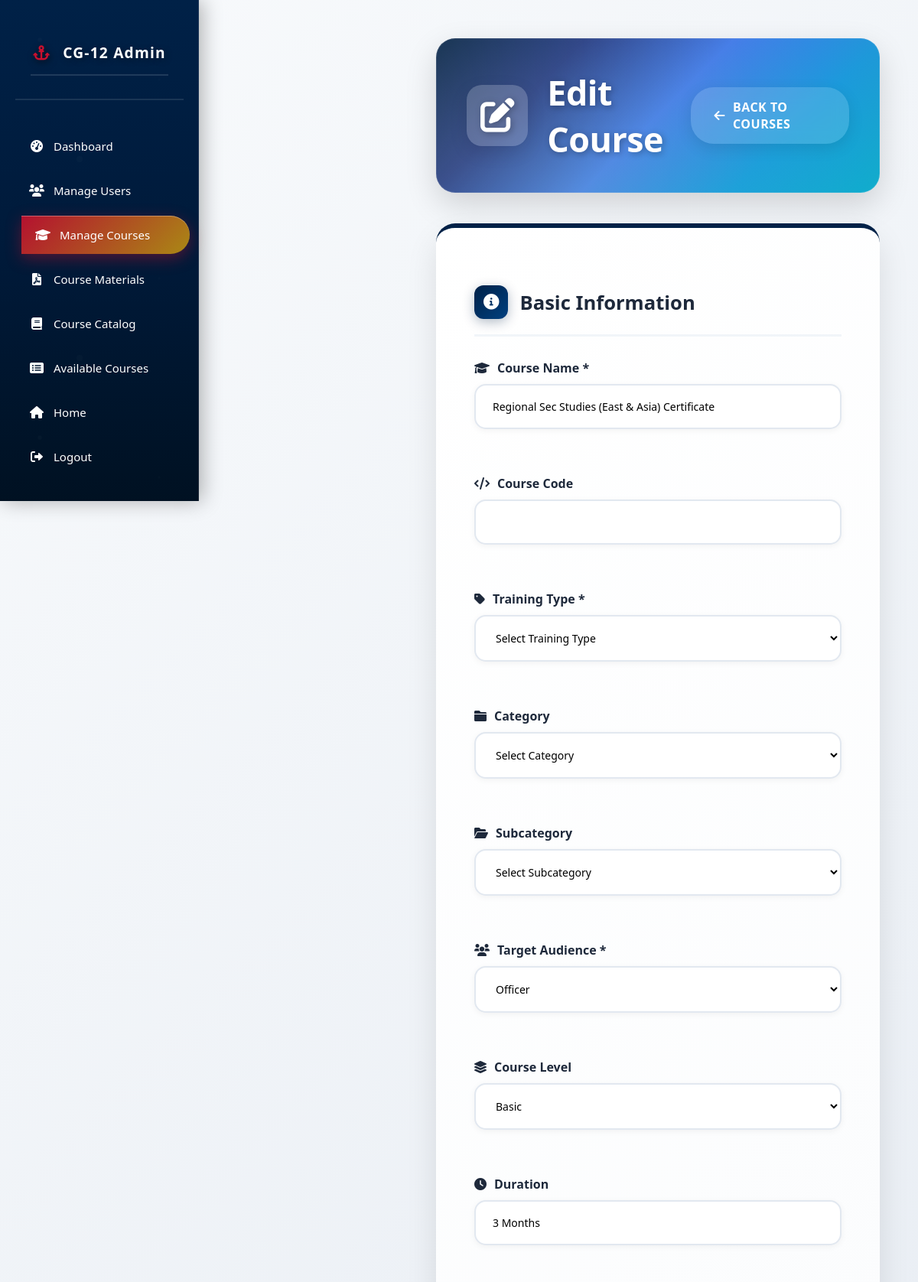
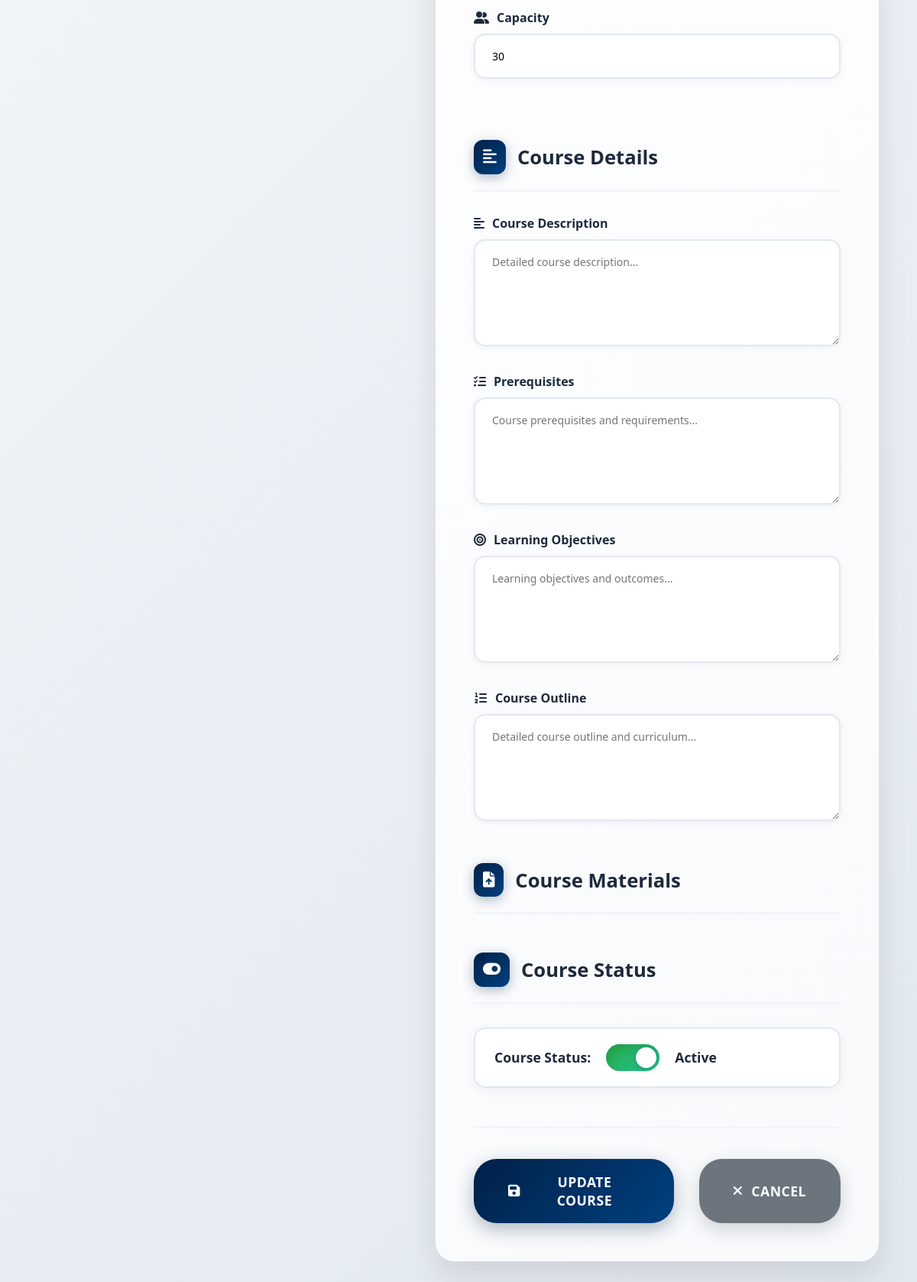
/edit-course-no-logo.php?id=21 (signed in), run on the app's committed database (2 pictures, top to bottom).
### tables this page shows
CREATE TABLE `courses` (
  `id` int(11) NOT NULL,
  `course_name` varchar(255) NOT NULL,
  `course_code` varchar(50) DEFAULT NULL,
  `training_type` enum('Local','Foreign','Unit') NOT NULL DEFAULT 'Local',
  `category` varchar(100) DEFAULT NULL,
  `subcategory` varchar(100) DEFAULT NULL,
  `target_audience` enum('Officer','Non-Officer','Both') NOT NULL DEFAULT 'Both',
  `course_level` enum('Basic','Intermediate','Advanced','Senior') DEFAULT 'Basic',
  `description` text DEFAULT NULL,
  `duration` varchar(100) DEFAULT NULL,
  `capacity` int(11) DEFAULT 30,
  `prerequisites` text DEFAULT NULL,
  `learning_objectives` text DEFAULT NULL,
  `course_outline` text DEFAULT NULL,
  `file_attachment` varchar(255) DEFAULT NULL,
  `status` enum('Active','Inactive','Pending') DEFAULT 'Active',
  `completion_status` enum('In Progress','Completed','Cancelled') DEFAULT NULL,
  `start_date` date DEFAULT NULL,
  `end_date` date DEFAULT NULL,
  `pass_date` date DEFAULT NULL,
  `instructor` varchar(255) DEFAULT NULL,
  `created_at` timestamp NOT NULL DEFAULT current_timestamp(),
  `updated_at` timestamp NOT NULL DEFAULT current_timestamp() ON UPDATE current_timestamp()
);

### edit-course-no-logo.php (the view, shortened to what this page needs)
<?php
include 'db.php';
$course_id = $_GET['id'];
$stmt = $conn->prepare("SELECT * FROM courses WHERE id = ?");
$stmt->bind_param("i", $course_id);
$stmt->execute();
$result = $stmt->get_result();
$course = $result->fetch_assoc();
?>
<!DOCTYPE html>
<html lang="en">
<head>
    <link rel="stylesheet" href="admin-style-enhanced.css">
    <link rel="stylesheet" href="https://cdnjs.cloudflare.com/ajax/libs/font-awesome/6.0.0/css/all.min.css">
</head>
<body>
    <div class="sidebar">
        <div class="sidebar-header">
            <h2><i class="fas fa-anchor"></i> CG-12 Admin</h2>
        </div>
        <ul>
            <li><a href="admin-dashboard-enhanced-v2.php"><i class="fas fa-tachometer-alt"></i> Dashboard</a></li>
            <li><a href="manage-users.html"><i class="fas fa-users"></i> Manage Users</a></li>
            <li><a href="manage-courses-enhanced.php" class="active"><i class="fas fa-graduation-cap"></i> Manage Courses</a></li>
            <li><a href="course-materials.php"><i class="fas fa-file-pdf"></i> Course Materials</a></li>
            <li><a href="course-catalog.php"><i class="fas fa-book"></i> Course Catalog</a></li>
            <li><a href="#available-courses"><i class="fas fa-list-alt"></i> Available Courses</a></li>
            <li><a href="index-improved.html"><i class="fas fa-home"></i> Home</a></li>
            <li><a href="logout.php"><i class="fas fa-sign-out-alt"></i> Logout</a></li>
        </ul>
    </div>
    <div class="main-content">
        <div class="edit-course-container">
            <div class="course-header">
                <div class="course-header-content">
                    <h1><i class="fas fa-edit"></i> Edit Course</h1>
                    <a href="manage-courses-enhanced.php" class="back-btn">
                        <i class="fas fa-arrow-left"></i> Back to Courses
                    </a>
                </div>
            </div>
            <div class="edit-form">
                <form method="POST" enctype="multipart/form-data">
                    <div class="form-section">
                        <h3><i class="fas fa-info-circle"></i> Basic Information</h3>
                        <div class="form-grid">
                            <div class="form-group">
                                <label for="course_name"><i class="fas fa-graduation-cap"></i> Course Name *</label>
                                <input type="text" id="course_name" name="course_name" required
                                       value="<?php echo htmlspecialchars($course['course_name']); ?>">
                            </div>
                            <div class="form-group">
                                <label for="course_code"><i class="fas fa-code"></i> Course Code</label>
                                <input type="text" id="course_code" name="course_code"
                                       value="<?php echo htmlspecialchars($course['course_code']); ?>">
                            </div>
                            <div class="form-group">
                                <label for="training_type"><i class="fas fa-tag"></i> Training Type *</label>
                                <select id="training_type" name="training_type" required onchange="toggleFileUpload()">
                                    <option value="">Select Training Type</option>
                                </select>
                            </div>
                            <div class="form-group">
                                <label for="category"><i class="fas fa-folder"></i> Category</label>
                                <select id="category" name="category" onchange="updateSubcategories()">
                                    <option value="">Select Category</option>
                                </select>
                            </div>
                            <div class="form-group">
                                <label for="subcategory"><i class="fas fa-folder-open"></i> Subcategory</label>
                                <select id="subcategory" name="subcategory">
                                    <option value="">Select Subcategory</option>
                                </select>
                            </div>
                            <div class="form-group">
                                <label for="target_audience"><i class="fas fa-users"></i> Target Audience *</label>
                                <select id="target_audience" name="target_audience" required>
                                    <option value="Officer" <?php echo ($course['target_audience'] == 'Officer') ? 'selected' : ''; ?>>Officer</option>
                                </select>
                            </div>
                            <div class="form-group">
                                <label for="course_level"><i class="fas fa-layer-group"></i> Course Level</label>
                                <select id="course_level" name="course_level">
                                    <option value="Basic" <?php echo ($course['course_level'] == 'Basic') ? 'selected' : ''; ?>>Basic</option>
                                </select>
                            </div>
                            <div class="form-group">
                                <label for="duration"><i class="fas fa-clock"></i> Duration</label>
                                <input type="text" id="duration" name="duration" placeholder="e.g., 8 weeks"
                                       value="<?php echo htmlspecialchars($course['duration']); ?>">
                            </div>
                            <div class="form-group">
                                <label for="capacity"><i class="fas fa-user-friends"></i> Capacity</label>
                                <input type="number" id="capacity" name="capacity"
                                       value="<?php echo $course['capacity']; ?>">
                            </div>
                        </div>
                    </div>
                    <div class="form-section">
                        <h3><i class="fas fa-align-left"></i> Course Details</h3>
                        <div class="form-group">
                            <label for="description"><i class="fas fa-align-left"></i> Course Description</label>
                            <textarea id="description" name="description" placeholder="Detailed course description..."><?php echo htmlspecialchars($course['description']); ?></textarea>
                        </div>
                        <div class="form-group">
                            <label for="prerequisites"><i class="fas fa-list-check"></i> Prerequisites</label>
                            <textarea id="prerequisites" name="prerequisites" placeholder="Course prerequisites and requirements..."><?php echo htmlspecialchars($course['prerequisites']); ?></textarea>
                        </div>
                        <div class="form-group">
                            <label for="learning_objectives"><i class="fas fa-bullseye"></i> Learning Objectives</label>
                            <textarea id="learning_objectives" name="learning_objectives" placeholder="Learning objectives and outcomes..."><?php echo htmlspecialchars($course['learning_objectives']); ?></textarea>
                        </div>
                        <div class="form-group">
                            <label for="course_outline"><i class="fas fa-list-ol"></i> Course Outline</label>
                            <textarea id="course_outline" name="course_outline" placeholder="Detailed course outline and curriculum..."><?php echo htmlspecialchars($course['course_outline']); ?></textarea>
                        </div>
                    </div>
                    <div class="form-section">
                        <h3><i class="fas fa-file-upload"></i> Course Materials</h3>
                    </div>
                    <div class="form-section">
                        <h3><i class="fas fa-toggle-on"></i> Course Status</h3>
                        <div class="status-toggle">
                            <label for="status">Course Status:</label>
                            <div class="toggle-switch <?php echo ($course['status'] == 'Active') ? 'active' : ''; ?>" onclick="toggleStatus()">
                                <div class="toggle-slider"></div>
                            </div>
                            <span id="status-text"><?php echo $course['status']; ?></span>
                        </div>
                    </div>
                    <div class="form-actions">
                        <button type="submit" class="btn-primary">
                            <i class="fas fa-save"></i> Update Course
                        </button>
                        <a href="manage-courses-enhanced.php" class="btn-secondary">
                            <i class="fas fa-times"></i> Cancel
                        </a>
                    </div>
                </form>
            </div>
        </div>
    </div>
</body>
</html>

### admin-style-enhanced.css (style rules this page uses)
* { margin: 0; padding: 0; box-sizing: border-box; font-family: "Segoe UI", Tahoma, Geneva, Verdana, sans-serif; }
body { display: flex; min-height: 100vh; background: linear-gradient(135deg, #f5f7fa 0%, #c3cfe2 100%); color: #333; }
.sidebar { width: 260px; background: linear-gradient(180deg, #002147 0%, #001a3a 100%); color: #fff; padding: 25px 20px; position: fixed; height: 100%; z-index: 1000; box-shadow: 4px 0 15px rgba(0,0,0,0.1); }
.sidebar h2 { font-size: 20px; margin-bottom: 35px; text-align: center; border-bottom: 2px solid #ffffff20; padding-bottom: 15px; font-weight: 600; letter-spacing: 1px; }
.sidebar h2 i { margin-right: 10px; color: #c8102e; }
.sidebar ul { list-style: none; }
.sidebar ul li { margin: 8px 0; }
.sidebar ul li a { color: #fff; text-decoration: none; font-size: 15px; display: flex; align-items: center; padding: 15px 18px; border-radius: 10px; transition: all 0.3s ease; font-weight: 500; }
.sidebar ul li a i { margin-right: 12px; width: 20px; text-align: center; font-size: 16px; }
.sidebar ul li a.active { background: linear-gradient(135deg, #c8102e 0%, #a00d26 100%); box-shadow: 0 4px 15px rgba(200, 16, 46, 0.4); }
.main-content { margin-left: 260px; padding: 30px; flex: 1; width: calc(100% - 260px); min-height: 100vh; background: transparent; }
h2 { margin: 35px 0 20px; font-size: 1.6em; color: #002147; text-align: left; font-weight: 600; }
h3 { margin: 25px 0 15px; font-size: 1.3em; color: #002147; text-align: left; font-weight: 600; }
button { padding: 10px 16px; background: linear-gradient(135deg, #002147 0%, #004080 100%); color: white; border: none; border-radius: 8px; margin-right: 8px; cursor: pointer; transition: all 0.3s ease; font-size: 13px; font-weight: 600; }

### data on the page
courses: course_name "Regional Sec Studies (East & Asia) Certificate", target_audience "Officer", course_level "Basic", duration "3 Months", capacity "30", status "Active"
